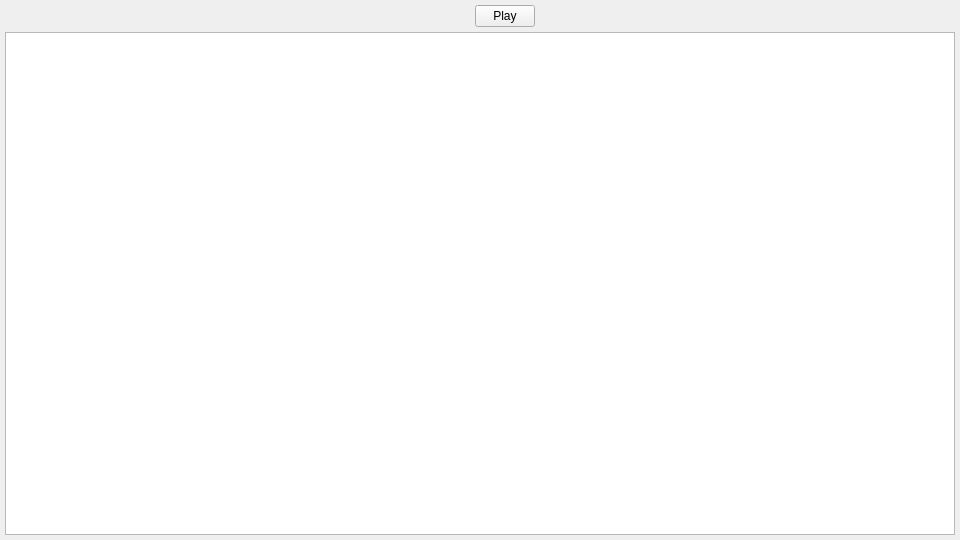
<?xml version="1.0" encoding="UTF-8"?>
<ui version="4.0">
 <class>MainWindow</class>
 <widget class="QMainWindow" name="MainWindow">
  <property name="geometry">
   <rect>
    <x>0</x>
    <y>0</y>
    <width>960</width>
    <height>540</height>
   </rect>
  </property>
  <property name="minimumSize">
   <size>
    <width>960</width>
    <height>540</height>
   </size>
  </property>
  <property name="maximumSize">
   <size>
    <width>960</width>
    <height>540</height>
   </size>
  </property>
  <property name="windowTitle">
   <string>Snake 2</string>
  </property>
  <widget class="QWidget" name="centralwidget">
   <property name="minimumSize">
    <size>
     <width>960</width>
     <height>540</height>
    </size>
   </property>
   <property name="maximumSize">
    <size>
     <width>960</width>
     <height>540</height>
    </size>
   </property>
   <widget class="QPushButton" name="playButton">
    <property name="geometry">
     <rect>
      <x>475</x>
      <y>5</y>
      <width>60</width>
      <height>22</height>
     </rect>
    </property>
    <property name="text">
     <string>Play</string>
    </property>
   </widget>
   <widget class="QGraphicsView" name="graphicsView">
    <property name="geometry">
     <rect>
      <x>5</x>
      <y>32</y>
      <width>950</width>
      <height>503</height>
     </rect>
    </property>
    <property name="minimumSize">
     <size>
      <width>950</width>
      <height>503</height>
     </size>
    </property>
    <property name="maximumSize">
     <size>
      <width>950</width>
      <height>503</height>
     </size>
    </property>
   </widget>
  </widget>
 </widget>
 <resources/>
 <connections/>
</ui>
